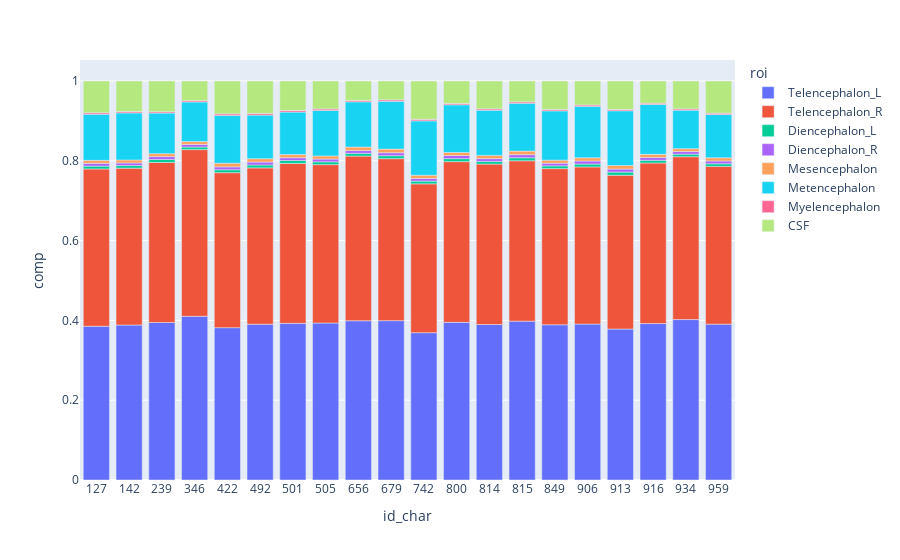

This figure's notebook cell:
### Markdown cell above
Let's now replot our compositional data (but now normalized to have height 1).

### Code cell
px.bar(dat, x = "id_char", y = "comp", color = "roi").show()

### Figure 1 — Plotly figure (JSON) as saved in the notebook; plotly's stock layout.template omitted (floating-point values rounded to 4 significant figures)
{"data": [{"alignmentgroup": "True", "hovertemplate": "roi=Telencephalon_L<br>id_char=%{x}<br>comp=%{y}<extra></extra>", "legendgroup": "Telencephalon_L", "marker": {"color": "#636efa", "pattern": {"shape": ""}}, "name": "Telencephalon_L", "offsetgroup": "Telencephalon_L", "orientation": "v", "showlegend": true, "textposition": "auto", "type": "bar", "x": ["127", "142", "239", "346", "422", "492", "501", "505", "656", "679", "742", "800", "814", "815", "849", "906", "913", "916", "934", "959"], "xaxis": "x", "y": [0.3853, 0.3884, 0.3948, 0.4103, 0.3818, 0.3904, 0.3926, 0.3935, 0.3991, 0.3993, 0.3692, 0.3951, 0.3896, 0.3981, 0.3891, 0.3908, 0.3784, 0.3921, 0.4021, 0.3906], "yaxis": "y"}, {"alignmentgroup": "True", "hovertemplate": "roi=Telencephalon_R<br>id_char=%{x}<br>comp=%{y}<extra></extra>", "legendgroup": "Telencephalon_R", "marker": {"color": "#EF553B", "pattern": {"shape": ""}}, "name": "Telencephalon_R", "offsetgroup": "Telencephalon_R", "orientation": "v", "showlegend": true, "textposition": "auto", "type": "bar", "x": ["127", "142", "239", "346", "422", "492", "501", "505", "656", "679", "742", "800", "814", "815", "849", "906", "913", "916", "934", "959"], "xaxis": "x", "y": [0.3943, 0.3931, 0.4011, 0.4177, 0.3885, 0.3919, 0.4008, 0.3969, 0.4127, 0.406, 0.373, 0.4028, 0.4021, 0.4019, 0.3914, 0.3937, 0.3854, 0.4024, 0.4082, 0.3954], "yaxis": "y"}, {"alignmentgroup": "True", "hovertemplate": "roi=Diencephalon_L<br>id_char=%{x}<br>comp=%{y}<extra></extra>", "legendgroup": "Diencephalon_L", "marker": {"color": "#00cc96", "pattern": {"shape": ""}}, "name": "Diencephalon_L", "offsetgroup": "Diencephalon_L", "orientation": "v", "showlegend": true, "textposition": "auto", "type": "bar", "x": ["127", "142", "239", "346", "422", "492", "501", "505", "656", "679", "742", "800", "814", "815", "849", "906", "913", "916", "934", "959"], "xaxis": "x", "y": [0.007025, 0.006519, 0.007303, 0.006482, 0.007299, 0.00726, 0.007226, 0.006979, 0.006886, 0.007444, 0.0069, 0.00748, 0.006739, 0.007635, 0.006833, 0.007365, 0.007883, 0.006715, 0.006341, 0.006575], "yaxis": "y"}, {"alignmentgroup": "True", "hovertemplate": "roi=Diencephalon_R<br>id_char=%{x}<br>comp=%{y}<extra></extra>", "legendgroup": "Diencephalon_R", "marker": {"color": "#ab63fa", "pattern": {"shape": ""}}, "name": "Diencephalon_R", "offsetgroup": "Diencephalon_R", "orientation": "v", "showlegend": true, "textposition": "auto", "type": "bar", "x": ["127", "142", "239", "346", "422", "492", "501", "505", "656", "679", "742", "800", "814", "815", "849", "906", "913", "916", "934", "959"], "xaxis": "x", "y": [0.007022, 0.006458, 0.007358, 0.006559, 0.007279, 0.007346, 0.007062, 0.006984, 0.007001, 0.007439, 0.006744, 0.007829, 0.006983, 0.00772, 0.006747, 0.007576, 0.007628, 0.006922, 0.006608, 0.006963], "yaxis": "y"}, {"alignmentgroup": "True", "hovertemplate": "roi=Mesencephalon<br>id_char=%{x}<br>comp=%{y}<extra></extra>", "legendgroup": "Mesencephalon", "marker": {"color": "#FFA15A", "pattern": {"shape": ""}}, "name": "Mesencephalon", "offsetgroup": "Mesencephalon", "orientation": "v", "showlegend": true, "textposition": "auto", "type": "bar", "x": ["127", "142", "239", "346", "422", "492", "501", "505", "656", "679", "742", "800", "814", "815", "849", "906", "913", "916", "934", "959"], "xaxis": "x", "y": [0.00745, 0.007487, 0.007412, 0.007187, 0.009181, 0.008499, 0.007849, 0.007819, 0.008757, 0.009085, 0.008014, 0.007713, 0.008118, 0.008914, 0.007609, 0.008003, 0.008854, 0.007986, 0.007188, 0.007973], "yaxis": "y"}, {"alignmentgroup": "True", "hovertemplate": "roi=Metencephalon<br>id_char=%{x}<br>comp=%{y}<extra></extra>", "legendgroup": "Metencephalon", "marker": {"color": "#19d3f3", "pattern": {"shape": ""}}, "name": "Metencephalon", "offsetgroup": "Metencephalon", "orientation": "v", "showlegend": true, "textposition": "auto", "type": "bar", "x": ["127", "142", "239", "346", "422", "492", "501", "505", "656", "679", "742", "800", "814", "815", "849", "906", "913", "916", "934", "959"], "xaxis": "x", "y": [0.1157, 0.118, 0.1017, 0.09919, 0.1195, 0.1092, 0.1066, 0.114, 0.1133, 0.12, 0.1363, 0.1195, 0.1132, 0.1199, 0.1236, 0.1289, 0.1372, 0.1252, 0.09651, 0.1084], "yaxis": "y"}, {"alignmentgroup": "True", "hovertemplate": "roi=Myelencephalon<br>id_char=%{x}<br>comp=%{y}<extra></extra>", "legendgroup": "Myelencephalon", "marker": {"color": "#FF6692", "pattern": {"shape": ""}}, "name": "Myelencephalon", "offsetgroup": "Myelencephalon", "orientation": "v", "showlegend": true, "textposition": "auto", "type": "bar", "x": ["127", "142", "239", "346", "422", "492", "501", "505", "656", "679", "742", "800", "814", "815", "849", "906", "913", "916", "934", "959"], "xaxis": "x", "y": [0.003608, 0.003497, 0.003288, 0.003251, 0.004005, 0.004045, 0.004077, 0.003645, 0.003491, 0.003607, 0.003727, 0.003402, 0.003376, 0.003434, 0.003529, 0.003377, 0.003354, 0.003041, 0.003274, 0.003433], "yaxis": "y"}, {"alignmentgroup": "True", "hovertemplate": "roi=CSF<br>id_char=%{x}<br>comp=%{y}<extra></extra>", "legendgroup": "CSF", "marker": {"color": "#B6E880", "pattern": {"shape": ""}}, "name": "CSF", "offsetgroup": "CSF", "orientation": "v", "showlegend": true, "textposition": "auto", "type": "bar", "x": ["127", "142", "239", "346", "422", "492", "501", "505", "656", "679", "742", "800", "814", "815", "849", "906", "913", "916", "934", "959"], "xaxis": "x", "y": [0.07965, 0.07642, 0.07702, 0.04931, 0.08244, 0.08139, 0.07375, 0.0701, 0.04874, 0.04711, 0.09612, 0.05626, 0.06979, 0.05234, 0.07128, 0.0602, 0.07129, 0.05562, 0.06982, 0.08064], "yaxis": "y"}], "layout": {"autosize": true, "barmode": "relative", "legend": {"title": {"text": "roi"}, "tracegroupgap": 0}, "margin": {"t": 60}, "xaxis": {"anchor": "y", "autorange": true, "domain": [0, 1], "range": [-0.5, 19.5], "title": {"text": "id_char"}, "type": "category"}, "yaxis": {"anchor": "x", "autorange": true, "domain": [0, 1], "range": [0, 1.053], "title": {"text": "comp"}, "type": "linear"}}}
